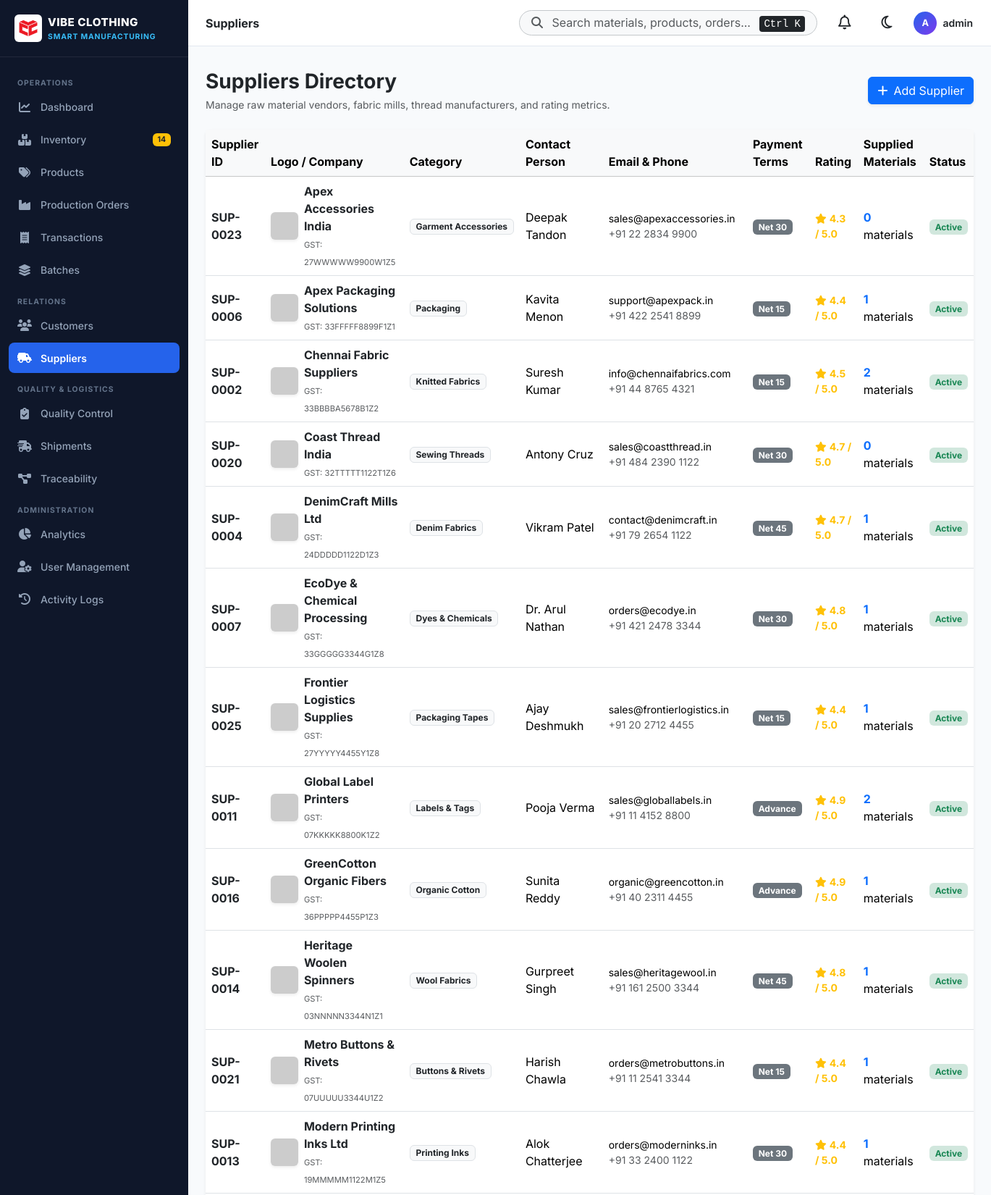
Screenshot of /suppliers (signed in, upper part) with the database file from the repository.
### models/supplier.py (models this page shows)
class Supplier(db.Model):
    __tablename__ = 'suppliers'
    id = db.Column(db.Integer, primary_key=True)
    supplier_id = db.Column(db.String(20), unique=True, nullable=False, index=True) # SUP-0001
    supplier_name = db.Column(db.String(120), nullable=False, index=True)
    logo_url = db.Column(db.String(255), nullable=True)
    contact_person = db.Column(db.String(80), nullable=True)
    email = db.Column(db.String(120), nullable=True)
    phone = db.Column(db.String(20), nullable=True)
    gst_id = db.Column(db.String(30), nullable=True)
    address = db.Column(db.String(255), nullable=True)
    city = db.Column(db.String(50), nullable=True)
    state = db.Column(db.String(50), nullable=True)
    country = db.Column(db.String(50), default='India')
    supplier_category = db.Column(db.String(50), default='Fabrics')
    payment_terms = db.Column(db.String(50), default='Net 30')
    rating = db.Column(db.Float, default=4.5) # 1.0 to 5.0
    status = db.Column(db.String(20), default='Active')
    notes = db.Column(db.Text, nullable=True)
    created_at = db.Column(db.DateTime, default=datetime.utcnow)
    def to_dict(self):
        return {
            'id': self.id,
            'supplier_id': self.supplier_id,
            'supplier_name': self.supplier_name,
            'logo_url': self.logo_url or f"https://ui-avatars.com/api/?name={self.supplier_name}&background=0f172a&color=ffffff",
            'contact_person': self.contact_person or '',
            'email': self.email or '',
            'phone': self.phone or '',
            'gst_id': self.gst_id or '',
            'address': self.address or '',
            'city': self.city or '',
            'state': self.state or '',
            'country': self.country or 'India',
            'supplier_category': self.supplier_category,
            'payment_terms': self.payment_terms,
            'rating': self.rating,
            'status': self.status,
            'notes': self.notes or '',
            'created_at': self.created_at.strftime('%Y-%m-%d %H:%M:%S') if self.created_at else ''
        }

### routes/suppliers.py (the view, shortened to what this page needs)
@suppliers_bp.route('/suppliers')
@login_required
def index():
    search = request.args.get('search', '').strip()
    category = request.args.get('category', '').strip()
    query = Supplier.query
    if category:
        query = query.filter(Supplier.supplier_category == category)
    suppliers = query.order_by(Supplier.supplier_name.asc()).all()
    supplier_list = []
    for s in suppliers:
        s_dict = s.to_dict()
        mat_count = Material.query.filter_by(supplier_id=s.supplier_id).count()
        s_dict['materials_supplied_count'] = mat_count
        supplier_list.append(s_dict)
    categories = db.session.query(Supplier.supplier_category).distinct().all()
    category_list = [c[0] for c in categories if c[0]]
    return render_template('suppliers/index.html', suppliers=supplier_list, categories=category_list, search=search, selected_category=category)

### templates/suppliers/index.html (shortened to what this page needs)
{% extends "base.html" %}
{% block breadcrumb %}Suppliers{% endblock %}
{% block content %}
<div class="suppliers-container">
    <div class="d-flex flex-wrap justify-content-between align-items-center mb-4 gap-2">
        <div>
            <h3 class="fw-bold text-dark mb-1">Suppliers Directory</h3>
            <p class="text-muted small mb-0">Manage raw material vendors, fabric mills, thread manufacturers, and rating metrics.</p>
        </div>
        {% if current_user.role in ['admin', 'manager'] %}
        <button class="btn btn-primary shadow-sm" data-bs-toggle="modal" data-bs-target="#addSupplierModal">
            <i class="fa-solid fa-plus me-2"></i>Add Supplier
        </button>
        {% endif %}
    </div>
    <div class="card border-0 shadow-sm">
        <div class="card-body p-0">
            <div class="table-responsive">
                <table class="table table-hover align-middle mb-0">
                    <thead class="table-light">
                        <tr>
                            <th>Supplier ID</th>
                            <th>Logo / Company</th>
                            <th>Category</th>
                            <th>Contact Person</th>
                            <th>Email & Phone</th>
                            <th>Payment Terms</th>
                            <th>Rating</th>
                            <th>Supplied Materials</th>
                            <th>Status</th>
                        </tr>
                    </thead>
                    <tbody>
                        {% for s in suppliers %}
                        <tr>
                            <td class="fw-bold text-dark">{{ s.supplier_id }}</td>
                            <td>
                                <div class="d-flex align-items-center gap-2">
                                    <img src="{{ s.logo_url }}" class="rounded shadow-sm" style="width: 38px; height: 38px; object-fit: cover;" onerror="this.src='https://ui-avatars.com/api/?name={{ s.supplier_name }}&background=0f172a&color=ffffff'">
                                    <div>
                                        <span class="fw-bold text-dark d-block">{{ s.supplier_name }}</span>
                                        <span class="micro text-muted">GST: {{ s.gst_id or 'N/A' }}</span>
                                    </div>
                                </div>
                            </td>
                            <td><span class="badge bg-light text-dark border">{{ s.supplier_category }}</span></td>
                            <td>{{ s.contact_person or 'N/A' }}</td>
                            <td class="small">
                                {{ s.email }}<br>
                                <span class="text-muted">{{ s.phone }}</span>
                            </td>
                            <td><span class="badge bg-secondary">{{ s.payment_terms }}</span></td>
                            <td>
                                <div class="text-warning fw-bold small">
                                    <i class="fa-solid fa-star me-1"></i>{{ s.rating }} / 5.0
                                </div>
                            </td>
                            <td><span class="fw-bold text-primary">{{ s.materials_supplied_count }}</span> materials</td>
                            <td><span class="badge bg-success-subtle text-success">{{ s.status }}</span></td>
                        </tr>
                        {% else %}
                        <tr><td colspan="9" class="text-center py-5 text-muted">No suppliers registered yet.</td></tr>
                        {% endfor %}
                    </tbody>
                </table>
            </div>
        </div>
    </div>
</div>
{% endblock %}

### static/css/custom.css (style rules this page uses)
:root { --sidebar-bg: #0f172a; --sidebar-hover: #1e293b; --sidebar-text: #94a3b8; --sidebar-active-text: #ffffff; --sidebar-active-bg: #2563eb; --content-bg: #f8fafc; --card-bg: #ffffff; --text-primary: #0f172a; --text-secondary: #64748b; --border-color: #e2e8f0; --brand-primary: #2563eb; --brand-purple: #7c3aed; --brand-success: #10b981; --brand-warning: #f59e0b; --brand-danger: #ef4444; }
body { font-family: 'Inter', system-ui, -apple-system, sans-serif; background-color: var(--content-bg); color: var(--text-primary); min-height: 100vh; margin: 0; overflow-x: hidden; }
.micro { font-size: 0.7rem; }

### rows the page displays
Supplier: supplier_id "SUP-0023", supplier_name "Apex Accessories India", gst "27WWWWW9900W1Z5", supplier_category "Garment Accessories", contact_person "Deepak Tandon", email "sales@apexaccessories.in", phone "+91 22 2834 9900", payment_terms "Net 30", rating "4.3", materials_supplied_count "0", status "Active"
Supplier: supplier_id "SUP-0006", supplier_name "Apex Packaging Solutions", gst "33FFFFF8899F1Z1", supplier_category "Packaging", contact_person "Kavita Menon", email "support@apexpack.in", phone "+91 422 2541 8899", payment_terms "Net 15", rating "4.4", materials_supplied_count "1", status "Active"
Supplier: supplier_id "SUP-0002", supplier_name "Chennai Fabric Suppliers", gst "33BBBBA5678B1Z2", supplier_category "Knitted Fabrics", contact_person "Suresh Kumar", email "info@chennaifabrics.com", phone "+91 44 8765 4321", payment_terms "Net 15", rating "4.5", materials_supplied_count "2", status "Active"
Supplier: supplier_id "SUP-0020", supplier_name "Coast Thread India", gst "32TTTTT1122T1Z6", supplier_category "Sewing Threads", contact_person "Antony Cruz", email "sales@coastthread.in", phone "+91 484 2390 1122", payment_terms "Net 30", rating "4.7", materials_supplied_count "0", status "Active"
Supplier: supplier_id "SUP-0004", supplier_name "DenimCraft Mills Ltd", gst "24DDDDD1122D1Z3", supplier_category "Denim Fabrics", contact_person "Vikram Patel", email "contact@denimcraft.in", phone "+91 79 2654 1122", payment_terms "Net 45", rating "4.7", materials_supplied_count "1", status "Active"
Supplier: supplier_id "SUP-0007", supplier_name "EcoDye & Chemical Processing", gst "33GGGGG3344G1Z8", supplier_category "Dyes & Chemicals", contact_person "Dr. Arul Nathan", email "orders@ecodye.in", phone "+91 421 2478 3344", payment_terms "Net 30", rating "4.8", materials_supplied_count "1", status "Active"
Supplier: supplier_id "SUP-0025", supplier_name "Frontier Logistics Supplies", gst "27YYYYY4455Y1Z8", supplier_category "Packaging Tapes", contact_person "Ajay Deshmukh", email "sales@frontierlogistics.in", phone "+91 20 2712 4455", payment_terms "Net 15", rating "4.4", materials_supplied_count "1", status "Active"
Supplier: supplier_id "SUP-0011", supplier_name "Global Label Printers", gst "07KKKKK8800K1Z2", supplier_category "Labels & Tags", contact_person "Pooja Verma", email "sales@globallabels.in", phone "+91 11 4152 8800", payment_terms "Advance", rating "4.9", materials_supplied_count "2", status "Active"
Supplier: supplier_id "SUP-0016", supplier_name "GreenCotton Organic Fibers", gst "36PPPPP4455P1Z3", supplier_category "Organic Cotton", contact_person "Sunita Reddy", email "organic@greencotton.in", phone "+91 40 2311 4455", payment_terms "Advance", rating "4.9", materials_supplied_count "1", status "Active"
Supplier: supplier_id "SUP-0014", supplier_name "Heritage Woolen Spinners", gst "03NNNNN3344N1Z1", supplier_category "Wool Fabrics", contact_person "Gurpreet Singh", email "sales@heritagewool.in", phone "+91 161 2500 3344", payment_terms "Net 45", rating "4.8", materials_supplied_count "1", status "Active"
Supplier: supplier_id "SUP-0021", supplier_name "Metro Buttons & Rivets", gst "07UUUUU3344U1Z2", supplier_category "Buttons & Rivets", contact_person "Harish Chawla", email "orders@metrobuttons.in", phone "+91 11 2541 3344", payment_terms "Net 15", rating "4.4", materials_supplied_count "1", status "Active"
Supplier: supplier_id "SUP-0013", supplier_name "Modern Printing Inks Ltd", gst "19MMMMM1122M1Z5", supplier_category "Printing Inks", contact_person "Alok Chatterjee", email "orders@moderninks.in", phone "+91 33 2400 1122", payment_terms "Net 30", rating "4.4", materials_supplied_count "1", status "Active"

### other values shown
{{ low_stock_count }} "14"
{{ current_user.username[0] | upper }} "A"
{{ current_user.username }} "admin"
